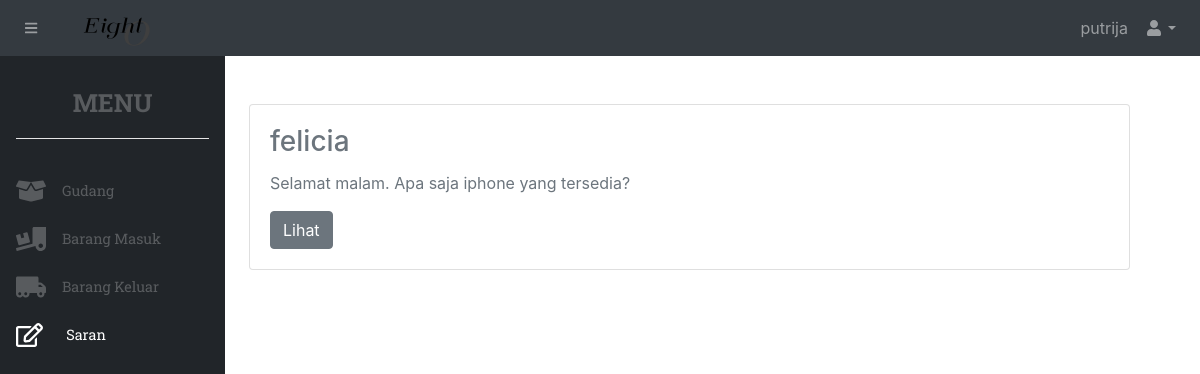
Before: /stockbarang/saran.php (signed in) with the older database file.
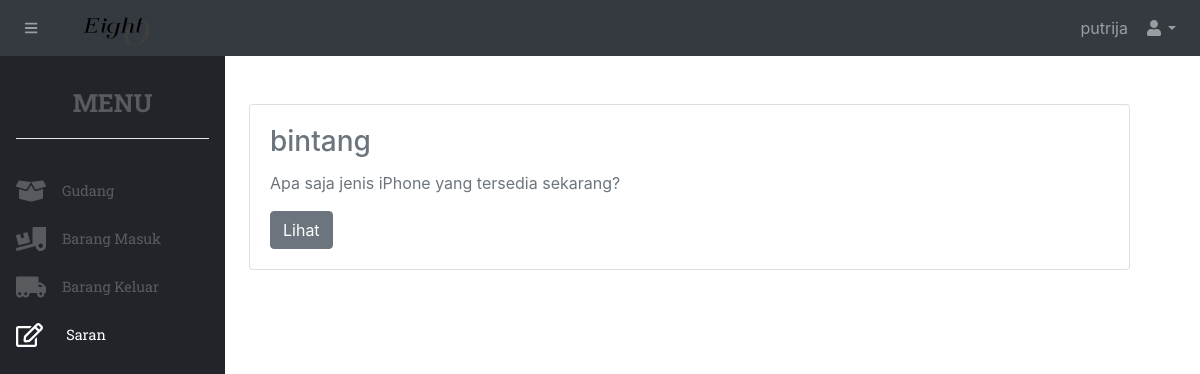
After: the same page with the newer database file.
### tables this page shows
CREATE TABLE `saran` (
  `idsaran` int(11) NOT NULL,
  `iduser` int(11) NOT NULL,
  `isi` text NOT NULL,
  `waktu` varchar(255) NOT NULL,
  `tujuan` varchar(255) NOT NULL DEFAULT 'umum',
  `level` varchar(255) NOT NULL
);

CREATE TABLE `akun` (
  `id` int(20) NOT NULL,
  `username` varchar(20) NOT NULL,
  `email` varchar(100) NOT NULL,
  `password` text NOT NULL,
  `level` varchar(5) NOT NULL,
  `code` varchar(255) NOT NULL
);

### stockbarang/saran.php (the view, shortened to what this page needs)
<?php
    include "include/header.php";
?>
<?php
$ambil = $koneksi -> query("SELECT * FROM saran JOIN akun ON saran.iduser = akun.id ORDER BY waktu DESC");
$sudahada = [];
while ($pecah = $ambil -> fetch_assoc()) { ?>
<div style="width: 100%;" class="mt-5">
    <?php if(!in_array($pecah['username'], $sudahada)&&($pecah['level']!='admin')) : ?>
    <div style="width: 100%;" class="">
        <div style="width: 95%;" class="card">
            <div class="card-body">
                <h3 class="card-title"><?php echo $pecah['username'] ?></h3>
                <p class="card-text"><?php echo $pecah['isi'] ?></p>
                <a href="saran.php?id=<?php echo $pecah['id'] ?>&balas=true" class="btn btn-secondary" style="text-decoration: none;">Lihat</a>
            </div>
        </div>
    </div>
    <?php else: ?>
    <?php endif; ?>
    <?php $sudahada[] = $pecah['username']; ?>
</div>
<?php } ?>
<?php
    include "include/footer.php";
?>

### stockbarang/include/header.php (shortened to what this page needs)
<!DOCTYPE html>
<html lang="en">
    <head>
        <link href="css/styles.css" rel="stylesheet" />
        <link href="https://cdn.datatables.net/1.10.20/css/dataTables.bootstrap4.min.css" rel="stylesheet" />
    </head>
    <body class="sb-nav-fixed">
        <nav class="sb-topnav navbar navbar-expand navbar-dark bg-dark">
            <button class="btn btn-link btn-sm order-1 order-lg-0 ml-3" id="sidebarToggle" href="#"><i class="fas fa-bars"></i></button>
            <a class="navbar-brand ml-3" href="index.php"><img src="../images/logo.png" width="75px"></a>
            <ul class="navbar-nav ml-auto">
                <li class="nav-item dropdown">
                    <a class="nav-link dropdown-toggle" id="userDropdown" href="#" role="button" data-toggle="dropdown" aria-haspopup="true" aria-expanded="false"><?php echo "$_SESSION[username]"; ?><i class="fas fa-user fa-fw ml-3"></i></a>
                </li>
            </ul>
        </nav>
        <div id="layoutSidenav">
            <div id="layoutSidenav_nav">
                <nav class="sb-sidenav accordion sb-sidenav-dark" id="sidenavAccordion">
                    <div class="sb-sidenav-menu">
                        <div class="nav">
                            <div class="sb-sidenav-menu-heading roboto"style="font-size:25px;"><center>Menu</center><hr style="background-color:white;"></div>
                            <?php if($_SESSION['level'] == 'admin'){ ?>
                            <a class="nav-link roboto " href="index.php"><i class='fas fa-box-open mr-3' style='font-size:24px'></i>
                                Gudang
                            </a>
                            <?php } ?>
                            <a class="nav-link roboto" href="masuk.php"><i class='fas fa-truck-loading mr-3' style='font-size:24px'></i>
                                Barang Masuk
                            </a>
                            <a class="nav-link roboto" href="keluar.php"><i class='fas fa-truck-moving mr-3' style='font-size:24px'></i>
                                Barang Keluar
                            </a>
                            <?php if($_SESSION['level'] == 'admin') : ?>
                            <a class="nav-link roboto" href="saran.php"><i class='far fa-edit mr-3' style='font-size:24px'></i>
                                &nbsp Saran
                            </a>
                            <?php else: ?>
                            <a class="nav-link roboto" href="komentar.php"><i class='far fa-envelope-open mr-4' style='font-size:24px'></i>
                                Komentar
                            </a>
                            <?php endif; ?>
                        </div>
                    </div>
                </nav>
            </div>
            <div id="layoutSidenav_content">
                <main>
                    <div class="container-fluid">

### stockbarang/include/footer.php (shortened to what this page needs)
</div>
                </main>
            </div>
        </div>
    </body>

### stockbarang/include/header.php (style rules this page uses)
.roboto { font-family: 'Roboto Slab', serif; }
.nav-link { text-decoration: none; }

Changed rows visible on the page:
removed saran: iduser.username "felicia", isi "Selamat malam. Apa saja iphone yang tersedia?"
added saran: iduser.username "bintang", isi "Apa saja jenis iPhone yang tersedia sekarang?"
